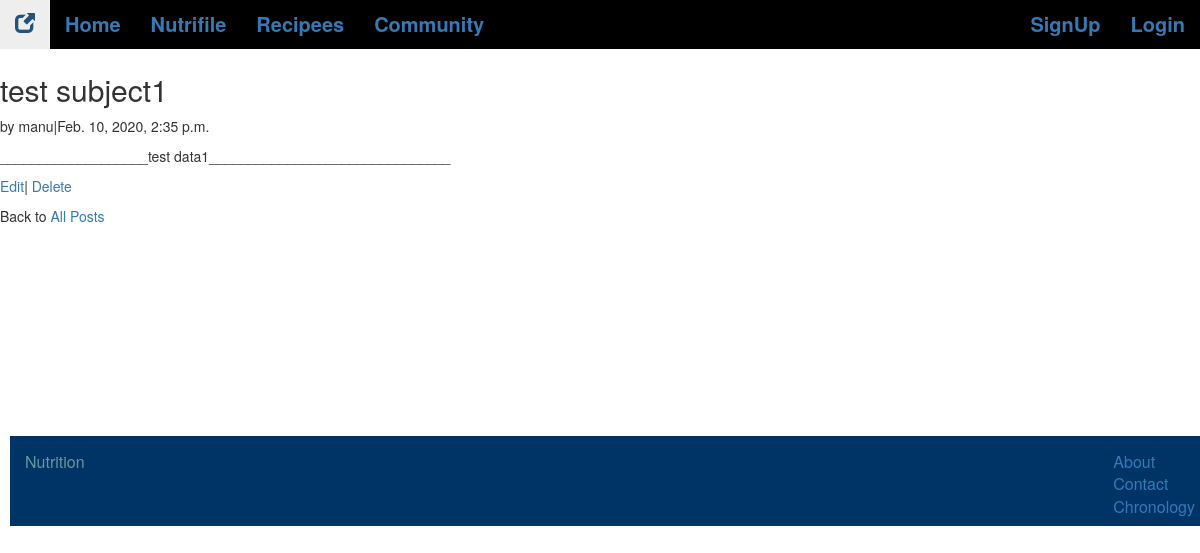
The page /nutrition/community/post/1/ on the database its author committed.
### nutrition/models.py (models this page shows, shortened)
class Post(models.Model):
     subject=models.CharField(max_length=150)
     author=models.ForeignKey(
          get_user_model(),
          on_delete=models.CASCADE,)
     body=models.TextField()
     date=models.DateTimeField(auto_now_add=True)

### users/models.py (models this page shows)
class CustomUser(AbstractUser):
        age=models.PositiveIntegerField(null=True,blank=True)
        DateofBirth=models.DateField(null=True,blank=True)

### nutrition/views.py (the view)
# urls.py: path('nutrition/community/post/<int:pk>/',PostDetailView.as_view(),name='post_detail'),
class PostDetailView(DetailView):
    model=Post
    template_name='post_detail.html'

### templates/post_detail.html (shortened to what this page needs)
{%extends 'base1.html'%}
{%block content%}
<div class="article-entry">
<h2>{{object.subject}}</h2>
<p>by {{object.author}}|{{object.date}}</p>
<p>{{object.body}}</p>
</div>
<p><a href="{%url 'post_edit' post.pk %}">Edit</a>|
   <a href="{url 'post_delete' post.pk%}">Delete</a></p>
<p>Back to <a href="{%url 'post_list' %}">All Posts</a></p>
{%endblock content%}

### static/css/base1.css (style rules this page uses)
* { box-sizing:border-box; }

### rows shown on the page
Post: subject "test subject1", author "manu", date "Feb. 10, 2020, 2:35 p.m.", body "___________________test data1_______________________________"
